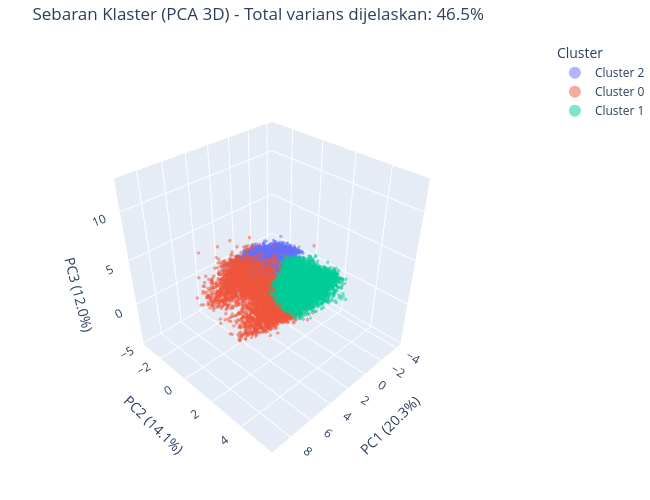

Write notebook code for a chart like this one.
### Markdown cell above
### Sebaran Klaster dalam PCA 3D (Interaktif)

Kami memproyeksikan ke-14 fitur ke tiga komponen utama (PC1, PC2, PC3) lalu menampilkannya
sebagai scatter 3D interaktif dengan Plotly. Berbeda dari proyeksi 2D, versi tiga dimensi ini
bisa kami putar dan perbesar, sehingga struktur klaster yang tumpang tindih di 2D bisa kami
periksa dari berbagai sudut. Kami tetap memakai sampel agar plot ringan namun representatif.

### Code cell
import plotly.express as px
from sklearn.decomposition import PCA

# Proyeksi PCA 3 komponen pada sampel (variabel viz sama seperti sebelumnya)
np.random.seed(42)
viz_idx = np.random.choice(X_scaled.shape[0], 20000, replace=False)
X_viz = X_scaled[viz_idx]
labels_viz = df_clean['Cluster_Label'].values[viz_idx]

pca3d = PCA(n_components=3, random_state=42)
X_pca3 = pca3d.fit_transform(X_viz)
ve3 = pca3d.explained_variance_ratio_

pca_df = pd.DataFrame({
    'PC1': X_pca3[:, 0],
    'PC2': X_pca3[:, 1],
    'PC3': X_pca3[:, 2],
    'Cluster': [f'Cluster {c}' for c in labels_viz],
})

fig3d = px.scatter_3d(
    pca_df, x='PC1', y='PC2', z='PC3', color='Cluster',
    opacity=0.5,
    title=f'Sebaran Klaster (PCA 3D) - Total varians dijelaskan: {ve3.sum()*100:.1f}%',
    labels={
        'PC1': f'PC1 ({ve3[0]*100:.1f}%)',
        'PC2': f'PC2 ({ve3[1]*100:.1f}%)',
        'PC3': f'PC3 ({ve3[2]*100:.1f}%)',
    },
)
fig3d.update_traces(marker=dict(size=2))

fig3d.update_layout(
    autosize=False,
    width=650, height=500,
    margin=dict(l=0, r=0, t=40, b=0),
    legend=dict(itemsizing='constant'),
    scene=dict(
        aspectmode='cube',
        aspectratio=dict(x=0.7, y=0.7, z=0.7),
        camera=dict(eye=dict(x=1.6, y=1.6, z=1.6)),
    ),
)
fig3d.show()

print(f"PC1 + PC2 + PC3 menjelaskan {ve3.sum()*100:.1f}% varians "
      f"(2D sebelumnya hanya {ve3[:2].sum()*100:.1f}%).")

### Figure 1 — Plotly figure (JSON) as saved in the notebook; plotly's stock layout.template omitted (floating-point values rounded to 4 significant figures; data arrays with more than 128 entries replaced by an {"elided": "..."} marker saying what was removed)
{"data": [{"hovertemplate": "Cluster=Cluster 2<br>PC1 (20.3%)=%{x}<br>PC2 (14.1%)=%{y}<br>PC3 (12.0%)=%{z}<extra></extra>", "legendgroup": "Cluster 2", "marker": {"color": "#636efa", "opacity": 0.5, "size": 2, "symbol": "circle"}, "mode": "markers", "name": "Cluster 2", "scene": "scene", "showlegend": true, "type": "scatter3d", "x": {"elided": "7278 float values"}, "y": {"elided": "7278 float values"}, "z": {"elided": "7278 float values"}}, {"hovertemplate": "Cluster=Cluster 0<br>PC1 (20.3%)=%{x}<br>PC2 (14.1%)=%{y}<br>PC3 (12.0%)=%{z}<extra></extra>", "legendgroup": "Cluster 0", "marker": {"color": "#EF553B", "opacity": 0.5, "size": 2, "symbol": "circle"}, "mode": "markers", "name": "Cluster 0", "scene": "scene", "showlegend": true, "type": "scatter3d", "x": {"elided": "5230 float values"}, "y": {"elided": "5230 float values"}, "z": {"elided": "5230 float values"}}, {"hovertemplate": "Cluster=Cluster 1<br>PC1 (20.3%)=%{x}<br>PC2 (14.1%)=%{y}<br>PC3 (12.0%)=%{z}<extra></extra>", "legendgroup": "Cluster 1", "marker": {"color": "#00cc96", "opacity": 0.5, "size": 2, "symbol": "circle"}, "mode": "markers", "name": "Cluster 1", "scene": "scene", "showlegend": true, "type": "scatter3d", "x": {"elided": "7492 float values"}, "y": {"elided": "7492 float values"}, "z": {"elided": "7492 float values"}}], "layout": {"autosize": false, "height": 500, "legend": {"itemsizing": "constant", "title": {"text": "Cluster"}, "tracegroupgap": 0}, "margin": {"b": 0, "l": 0, "r": 0, "t": 40}, "scene": {"aspectmode": "cube", "aspectratio": {"x": 0.7, "y": 0.7, "z": 0.7}, "camera": {"eye": {"x": 1.6, "y": 1.6, "z": 1.6}}, "domain": {"x": [0.0, 1.0], "y": [0.0, 1.0]}, "xaxis": {"title": {"text": "PC1 (20.3%)"}}, "yaxis": {"title": {"text": "PC2 (14.1%)"}}, "zaxis": {"title": {"text": "PC3 (12.0%)"}}}, "title": {"text": "Sebaran Klaster (PCA 3D) - Total varians dijelaskan: 46.5%"}, "width": 650}}
